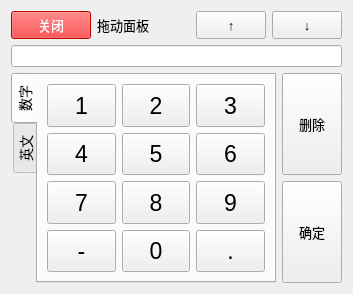
<?xml version="1.0" encoding="UTF-8"?>
<ui version="4.0">
 <class>MyInputPanelForm</class>
 <widget class="QWidget" name="MyInputPanelForm">
  <property name="geometry">
   <rect>
    <x>0</x>
    <y>0</y>
    <width>353</width>
    <height>294</height>
   </rect>
  </property>
  <property name="maximumSize">
   <size>
    <width>353</width>
    <height>294</height>
   </size>
  </property>
  <property name="windowTitle">
   <string>Input Panel</string>
  </property>
  <layout class="QGridLayout" name="gridLayout_3">
   <item row="0" column="0">
    <layout class="QHBoxLayout" name="horizontalLayout">
     <item>
      <widget class="QPushButton" name="closeButton">
       <property name="sizePolicy">
        <sizepolicy hsizetype="Preferred" vsizetype="Minimum">
         <horstretch>0</horstretch>
         <verstretch>0</verstretch>
        </sizepolicy>
       </property>
       <property name="font">
        <font>
         <pointsize>10</pointsize>
        </font>
       </property>
       <property name="focusPolicy">
        <enum>Qt::NoFocus</enum>
       </property>
       <property name="styleSheet">
        <string notr="true">color: white;
background: red;</string>
       </property>
       <property name="text">
        <string>关闭</string>
       </property>
      </widget>
     </item>
     <item>
      <widget class="QLabelMove" name="labelMove">
       <property name="font">
        <font>
         <pointsize>10</pointsize>
        </font>
       </property>
       <property name="text">
        <string>拖动面板</string>
       </property>
      </widget>
     </item>
     <item>
      <widget class="QLabel" name="labelChar">
       <property name="sizePolicy">
        <sizepolicy hsizetype="Preferred" vsizetype="Preferred">
         <horstretch>0</horstretch>
         <verstretch>0</verstretch>
        </sizepolicy>
       </property>
       <property name="minimumSize">
        <size>
         <width>32</width>
         <height>0</height>
        </size>
       </property>
       <property name="font">
        <font>
         <pointsize>17</pointsize>
         <weight>75</weight>
         <bold>true</bold>
        </font>
       </property>
       <property name="autoFillBackground">
        <bool>false</bool>
       </property>
       <property name="text">
        <string/>
       </property>
       <property name="alignment">
        <set>Qt::AlignCenter</set>
       </property>
      </widget>
     </item>
     <item>
      <widget class="QPushButton" name="panelButton_up">
       <property name="sizePolicy">
        <sizepolicy hsizetype="Preferred" vsizetype="Preferred">
         <horstretch>0</horstretch>
         <verstretch>0</verstretch>
        </sizepolicy>
       </property>
       <property name="minimumSize">
        <size>
         <width>70</width>
         <height>0</height>
        </size>
       </property>
       <property name="maximumSize">
        <size>
         <width>70</width>
         <height>16777215</height>
        </size>
       </property>
       <property name="font">
        <font>
         <pointsize>10</pointsize>
        </font>
       </property>
       <property name="focusPolicy">
        <enum>Qt::NoFocus</enum>
       </property>
       <property name="text">
        <string>↑</string>
       </property>
      </widget>
     </item>
     <item>
      <widget class="QPushButton" name="panelButton_down">
       <property name="sizePolicy">
        <sizepolicy hsizetype="Preferred" vsizetype="Preferred">
         <horstretch>0</horstretch>
         <verstretch>0</verstretch>
        </sizepolicy>
       </property>
       <property name="minimumSize">
        <size>
         <width>70</width>
         <height>0</height>
        </size>
       </property>
       <property name="maximumSize">
        <size>
         <width>70</width>
         <height>16777215</height>
        </size>
       </property>
       <property name="font">
        <font>
         <pointsize>10</pointsize>
        </font>
       </property>
       <property name="focusPolicy">
        <enum>Qt::NoFocus</enum>
       </property>
       <property name="text">
        <string>↓</string>
       </property>
      </widget>
     </item>
    </layout>
   </item>
   <item row="1" column="0">
    <widget class="QLineEdit" name="lineEdit">
     <property name="enabled">
      <bool>true</bool>
     </property>
     <property name="font">
      <font>
       <weight>75</weight>
       <bold>true</bold>
      </font>
     </property>
     <property name="focusPolicy">
      <enum>Qt::NoFocus</enum>
     </property>
     <property name="readOnly">
      <bool>true</bool>
     </property>
    </widget>
   </item>
   <item row="2" column="0">
    <layout class="QHBoxLayout" name="horizontalLayout_2">
     <item>
      <widget class="QTabWidget" name="tabWidget">
       <property name="font">
        <font>
         <pointsize>10</pointsize>
        </font>
       </property>
       <property name="focusPolicy">
        <enum>Qt::NoFocus</enum>
       </property>
       <property name="layoutDirection">
        <enum>Qt::LeftToRight</enum>
       </property>
       <property name="tabPosition">
        <enum>QTabWidget::West</enum>
       </property>
       <property name="tabShape">
        <enum>QTabWidget::Rounded</enum>
       </property>
       <property name="currentIndex">
        <number>0</number>
       </property>
       <widget class="QWidget" name="tab_num">
        <attribute name="title">
         <string>数字</string>
        </attribute>
        <layout class="QVBoxLayout" name="verticalLayout">
         <item>
          <layout class="QGridLayout" name="gridLayout">
           <item row="1" column="0">
            <widget class="QPushButton" name="panelButton_4">
             <property name="sizePolicy">
              <sizepolicy hsizetype="Minimum" vsizetype="Minimum">
               <horstretch>0</horstretch>
               <verstretch>0</verstretch>
              </sizepolicy>
             </property>
             <property name="minimumSize">
              <size>
               <width>45</width>
               <height>40</height>
              </size>
             </property>
             <property name="font">
              <font>
               <pointsize>17</pointsize>
              </font>
             </property>
             <property name="focusPolicy">
              <enum>Qt::NoFocus</enum>
             </property>
             <property name="text">
              <string>4</string>
             </property>
            </widget>
           </item>
           <item row="2" column="0">
            <widget class="QPushButton" name="panelButton_7">
             <property name="sizePolicy">
              <sizepolicy hsizetype="Minimum" vsizetype="Minimum">
               <horstretch>0</horstretch>
               <verstretch>0</verstretch>
              </sizepolicy>
             </property>
             <property name="minimumSize">
              <size>
               <width>45</width>
               <height>40</height>
              </size>
             </property>
             <property name="font">
              <font>
               <pointsize>17</pointsize>
              </font>
             </property>
             <property name="focusPolicy">
              <enum>Qt::NoFocus</enum>
             </property>
             <property name="text">
              <string>7</string>
             </property>
            </widget>
           </item>
           <item row="0" column="2">
            <widget class="QPushButton" name="panelButton_3">
             <property name="sizePolicy">
              <sizepolicy hsizetype="Minimum" vsizetype="Minimum">
               <horstretch>0</horstretch>
               <verstretch>0</verstretch>
              </sizepolicy>
             </property>
             <property name="minimumSize">
              <size>
               <width>45</width>
               <height>40</height>
              </size>
             </property>
             <property name="font">
              <font>
               <pointsize>17</pointsize>
              </font>
             </property>
             <property name="focusPolicy">
              <enum>Qt::NoFocus</enum>
             </property>
             <property name="text">
              <string>3</string>
             </property>
            </widget>
           </item>
           <item row="3" column="2">
            <widget class="QPushButton" name="panelButton_dot">
             <property name="sizePolicy">
              <sizepolicy hsizetype="Minimum" vsizetype="Minimum">
               <horstretch>0</horstretch>
               <verstretch>0</verstretch>
              </sizepolicy>
             </property>
             <property name="minimumSize">
              <size>
               <width>45</width>
               <height>40</height>
              </size>
             </property>
             <property name="font">
              <font>
               <pointsize>17</pointsize>
              </font>
             </property>
             <property name="focusPolicy">
              <enum>Qt::NoFocus</enum>
             </property>
             <property name="text">
              <string>.</string>
             </property>
            </widget>
           </item>
           <item row="3" column="1">
            <widget class="QPushButton" name="panelButton_0">
             <property name="sizePolicy">
              <sizepolicy hsizetype="Minimum" vsizetype="Minimum">
               <horstretch>0</horstretch>
               <verstretch>0</verstretch>
              </sizepolicy>
             </property>
             <property name="minimumSize">
              <size>
               <width>45</width>
               <height>40</height>
              </size>
             </property>
             <property name="font">
              <font>
               <pointsize>17</pointsize>
              </font>
             </property>
             <property name="focusPolicy">
              <enum>Qt::NoFocus</enum>
             </property>
             <property name="text">
              <string>0</string>
             </property>
            </widget>
           </item>
           <item row="1" column="2">
            <widget class="QPushButton" name="panelButton_6">
             <property name="sizePolicy">
              <sizepolicy hsizetype="Minimum" vsizetype="Minimum">
               <horstretch>0</horstretch>
               <verstretch>0</verstretch>
              </sizepolicy>
             </property>
             <property name="minimumSize">
              <size>
               <width>45</width>
               <height>40</height>
              </size>
             </property>
             <property name="font">
              <font>
               <pointsize>17</pointsize>
              </font>
             </property>
             <property name="focusPolicy">
              <enum>Qt::NoFocus</enum>
             </property>
             <property name="text">
              <string>6</string>
             </property>
            </widget>
           </item>
           <item row="2" column="1">
            <widget class="QPushButton" name="panelButton_8">
             <property name="sizePolicy">
              <sizepolicy hsizetype="Minimum" vsizetype="Minimum">
               <horstretch>0</horstretch>
               <verstretch>0</verstretch>
              </sizepolicy>
             </property>
             <property name="minimumSize">
              <size>
               <width>45</width>
               <height>40</height>
              </size>
             </property>
             <property name="font">
              <font>
               <pointsize>17</pointsize>
              </font>
             </property>
             <property name="focusPolicy">
              <enum>Qt::NoFocus</enum>
             </property>
             <property name="text">
              <string>8</string>
             </property>
            </widget>
           </item>
           <item row="1" column="1">
            <widget class="QPushButton" name="panelButton_5">
             <property name="sizePolicy">
              <sizepolicy hsizetype="Minimum" vsizetype="Minimum">
               <horstretch>0</horstretch>
               <verstretch>0</verstretch>
              </sizepolicy>
             </property>
             <property name="minimumSize">
              <size>
               <width>45</width>
               <height>40</height>
              </size>
             </property>
             <property name="font">
              <font>
               <pointsize>17</pointsize>
              </font>
             </property>
             <property name="focusPolicy">
              <enum>Qt::NoFocus</enum>
             </property>
             <property name="text">
              <string>5</string>
             </property>
            </widget>
           </item>
           <item row="2" column="2">
            <widget class="QPushButton" name="panelButton_9">
             <property name="sizePolicy">
              <sizepolicy hsizetype="Minimum" vsizetype="Minimum">
               <horstretch>0</horstretch>
               <verstretch>0</verstretch>
              </sizepolicy>
             </property>
             <property name="minimumSize">
              <size>
               <width>45</width>
               <height>40</height>
              </size>
             </property>
             <property name="font">
              <font>
               <pointsize>17</pointsize>
              </font>
             </property>
             <property name="focusPolicy">
              <enum>Qt::NoFocus</enum>
             </property>
             <property name="text">
              <string>9</string>
             </property>
            </widget>
           </item>
           <item row="0" column="1">
            <widget class="QPushButton" name="panelButton_2">
             <property name="sizePolicy">
              <sizepolicy hsizetype="Minimum" vsizetype="Minimum">
               <horstretch>0</horstretch>
               <verstretch>0</verstretch>
              </sizepolicy>
             </property>
             <property name="minimumSize">
              <size>
               <width>45</width>
               <height>40</height>
              </size>
             </property>
             <property name="font">
              <font>
               <pointsize>17</pointsize>
              </font>
             </property>
             <property name="focusPolicy">
              <enum>Qt::NoFocus</enum>
             </property>
             <property name="text">
              <string>2</string>
             </property>
            </widget>
           </item>
           <item row="0" column="0">
            <widget class="QPushButton" name="panelButton_1">
             <property name="sizePolicy">
              <sizepolicy hsizetype="Minimum" vsizetype="Minimum">
               <horstretch>0</horstretch>
               <verstretch>0</verstretch>
              </sizepolicy>
             </property>
             <property name="minimumSize">
              <size>
               <width>45</width>
               <height>40</height>
              </size>
             </property>
             <property name="font">
              <font>
               <pointsize>17</pointsize>
              </font>
             </property>
             <property name="focusPolicy">
              <enum>Qt::NoFocus</enum>
             </property>
             <property name="text">
              <string>1</string>
             </property>
            </widget>
           </item>
           <item row="3" column="0">
            <widget class="QPushButton" name="panelButton_minus">
             <property name="sizePolicy">
              <sizepolicy hsizetype="Minimum" vsizetype="Minimum">
               <horstretch>0</horstretch>
               <verstretch>0</verstretch>
              </sizepolicy>
             </property>
             <property name="minimumSize">
              <size>
               <width>45</width>
               <height>40</height>
              </size>
             </property>
             <property name="font">
              <font>
               <pointsize>17</pointsize>
              </font>
             </property>
             <property name="focusPolicy">
              <enum>Qt::NoFocus</enum>
             </property>
             <property name="text">
              <string>-</string>
             </property>
            </widget>
           </item>
          </layout>
         </item>
        </layout>
       </widget>
       <widget class="QWidget" name="tab_en">
        <attribute name="title">
         <string>英文</string>
        </attribute>
        <layout class="QVBoxLayout" name="verticalLayout_3">
         <item>
          <layout class="QGridLayout" name="gridLayout_2">
           <item row="2" column="2">
            <widget class="QPushButton" name="panelButton_en_wxyz">
             <property name="sizePolicy">
              <sizepolicy hsizetype="Minimum" vsizetype="Minimum">
               <horstretch>0</horstretch>
               <verstretch>0</verstretch>
              </sizepolicy>
             </property>
             <property name="minimumSize">
              <size>
               <width>45</width>
               <height>40</height>
              </size>
             </property>
             <property name="font">
              <font>
               <pointsize>13</pointsize>
              </font>
             </property>
             <property name="focusPolicy">
              <enum>Qt::NoFocus</enum>
             </property>
             <property name="text">
              <string>wxyz</string>
             </property>
            </widget>
           </item>
           <item row="0" column="2">
            <widget class="QPushButton" name="panelButton_en_def">
             <property name="sizePolicy">
              <sizepolicy hsizetype="Minimum" vsizetype="Minimum">
               <horstretch>0</horstretch>
               <verstretch>0</verstretch>
              </sizepolicy>
             </property>
             <property name="minimumSize">
              <size>
               <width>45</width>
               <height>40</height>
              </size>
             </property>
             <property name="font">
              <font>
               <pointsize>14</pointsize>
              </font>
             </property>
             <property name="focusPolicy">
              <enum>Qt::NoFocus</enum>
             </property>
             <property name="text">
              <string>def</string>
             </property>
            </widget>
           </item>
           <item row="3" column="2">
            <widget class="QPushButton" name="panelButton_en_sharp">
             <property name="sizePolicy">
              <sizepolicy hsizetype="Minimum" vsizetype="Minimum">
               <horstretch>0</horstretch>
               <verstretch>0</verstretch>
              </sizepolicy>
             </property>
             <property name="minimumSize">
              <size>
               <width>45</width>
               <height>40</height>
              </size>
             </property>
             <property name="font">
              <font>
               <pointsize>13</pointsize>
              </font>
             </property>
             <property name="focusPolicy">
              <enum>Qt::NoFocus</enum>
             </property>
             <property name="text">
              <string>#</string>
             </property>
            </widget>
           </item>
           <item row="3" column="0">
            <widget class="QPushButton" name="panelButton_en_star">
             <property name="sizePolicy">
              <sizepolicy hsizetype="Minimum" vsizetype="Minimum">
               <horstretch>0</horstretch>
               <verstretch>0</verstretch>
              </sizepolicy>
             </property>
             <property name="minimumSize">
              <size>
               <width>45</width>
               <height>40</height>
              </size>
             </property>
             <property name="font">
              <font>
               <pointsize>13</pointsize>
              </font>
             </property>
             <property name="focusPolicy">
              <enum>Qt::NoFocus</enum>
             </property>
             <property name="text">
              <string>*</string>
             </property>
            </widget>
           </item>
           <item row="1" column="1">
            <widget class="QPushButton" name="panelButton_en_jkl">
             <property name="sizePolicy">
              <sizepolicy hsizetype="Minimum" vsizetype="Minimum">
               <horstretch>0</horstretch>
               <verstretch>0</verstretch>
              </sizepolicy>
             </property>
             <property name="minimumSize">
              <size>
               <width>45</width>
               <height>40</height>
              </size>
             </property>
             <property name="font">
              <font>
               <pointsize>13</pointsize>
              </font>
             </property>
             <property name="focusPolicy">
              <enum>Qt::NoFocus</enum>
             </property>
             <property name="text">
              <string>jkl</string>
             </property>
            </widget>
           </item>
           <item row="1" column="2">
            <widget class="QPushButton" name="panelButton_en_mno">
             <property name="sizePolicy">
              <sizepolicy hsizetype="Minimum" vsizetype="Minimum">
               <horstretch>0</horstretch>
               <verstretch>0</verstretch>
              </sizepolicy>
             </property>
             <property name="minimumSize">
              <size>
               <width>45</width>
               <height>40</height>
              </size>
             </property>
             <property name="font">
              <font>
               <pointsize>13</pointsize>
              </font>
             </property>
             <property name="focusPolicy">
              <enum>Qt::NoFocus</enum>
             </property>
             <property name="text">
              <string>mno</string>
             </property>
            </widget>
           </item>
           <item row="3" column="1">
            <widget class="QPushButton" name="panelButton_en_space">
             <property name="sizePolicy">
              <sizepolicy hsizetype="Minimum" vsizetype="Minimum">
               <horstretch>0</horstretch>
               <verstretch>0</verstretch>
              </sizepolicy>
             </property>
             <property name="minimumSize">
              <size>
               <width>45</width>
               <height>40</height>
              </size>
             </property>
             <property name="font">
              <font>
               <pointsize>13</pointsize>
              </font>
             </property>
             <property name="focusPolicy">
              <enum>Qt::NoFocus</enum>
             </property>
             <property name="text">
              <string>Space</string>
             </property>
            </widget>
           </item>
           <item row="2" column="1">
            <widget class="QPushButton" name="panelButton_en_tuv">
             <property name="sizePolicy">
              <sizepolicy hsizetype="Minimum" vsizetype="Minimum">
               <horstretch>0</horstretch>
               <verstretch>0</verstretch>
              </sizepolicy>
             </property>
             <property name="minimumSize">
              <size>
               <width>45</width>
               <height>40</height>
              </size>
             </property>
             <property name="font">
              <font>
               <pointsize>13</pointsize>
              </font>
             </property>
             <property name="focusPolicy">
              <enum>Qt::NoFocus</enum>
             </property>
             <property name="text">
              <string>tuv</string>
             </property>
            </widget>
           </item>
           <item row="1" column="0">
            <widget class="QPushButton" name="panelButton_en_ghi">
             <property name="sizePolicy">
              <sizepolicy hsizetype="Minimum" vsizetype="Minimum">
               <horstretch>0</horstretch>
               <verstretch>0</verstretch>
              </sizepolicy>
             </property>
             <property name="minimumSize">
              <size>
               <width>45</width>
               <height>40</height>
              </size>
             </property>
             <property name="font">
              <font>
               <pointsize>13</pointsize>
              </font>
             </property>
             <property name="focusPolicy">
              <enum>Qt::NoFocus</enum>
             </property>
             <property name="text">
              <string>ghi</string>
             </property>
            </widget>
           </item>
           <item row="0" column="1">
            <widget class="QPushButton" name="panelButton_en_abc">
             <property name="sizePolicy">
              <sizepolicy hsizetype="Minimum" vsizetype="Minimum">
               <horstretch>0</horstretch>
               <verstretch>0</verstretch>
              </sizepolicy>
             </property>
             <property name="minimumSize">
              <size>
               <width>45</width>
               <height>40</height>
              </size>
             </property>
             <property name="font">
              <font>
               <pointsize>13</pointsize>
              </font>
             </property>
             <property name="focusPolicy">
              <enum>Qt::NoFocus</enum>
             </property>
             <property name="text">
              <string>abc</string>
             </property>
            </widget>
           </item>
           <item row="2" column="0">
            <widget class="QPushButton" name="panelButton_en_pqrs">
             <property name="sizePolicy">
              <sizepolicy hsizetype="Minimum" vsizetype="Minimum">
               <horstretch>0</horstretch>
               <verstretch>0</verstretch>
              </sizepolicy>
             </property>
             <property name="minimumSize">
              <size>
               <width>45</width>
               <height>40</height>
              </size>
             </property>
             <property name="font">
              <font>
               <pointsize>13</pointsize>
              </font>
             </property>
             <property name="focusPolicy">
              <enum>Qt::NoFocus</enum>
             </property>
             <property name="text">
              <string>pqrs</string>
             </property>
            </widget>
           </item>
           <item row="0" column="0">
            <widget class="QPushButton" name="panelButton_en_shift">
             <property name="sizePolicy">
              <sizepolicy hsizetype="Minimum" vsizetype="Minimum">
               <horstretch>0</horstretch>
               <verstretch>0</verstretch>
              </sizepolicy>
             </property>
             <property name="minimumSize">
              <size>
               <width>45</width>
               <height>40</height>
              </size>
             </property>
             <property name="font">
              <font>
               <pointsize>13</pointsize>
              </font>
             </property>
             <property name="focusPolicy">
              <enum>Qt::NoFocus</enum>
             </property>
             <property name="text">
              <string>Shift</string>
             </property>
            </widget>
           </item>
          </layout>
         </item>
        </layout>
       </widget>
      </widget>
     </item>
     <item>
      <layout class="QVBoxLayout" name="verticalLayout_2">
       <item>
        <widget class="QPushButton" name="panelButton_backspace">
         <property name="sizePolicy">
          <sizepolicy hsizetype="Fixed" vsizetype="Preferred">
           <horstretch>0</horstretch>
           <verstretch>0</verstretch>
          </sizepolicy>
         </property>
         <property name="minimumSize">
          <size>
           <width>60</width>
           <height>0</height>
          </size>
         </property>
         <property name="maximumSize">
          <size>
           <width>60</width>
           <height>16777215</height>
          </size>
         </property>
         <property name="font">
          <font>
           <pointsize>10</pointsize>
          </font>
         </property>
         <property name="focusPolicy">
          <enum>Qt::NoFocus</enum>
         </property>
         <property name="text">
          <string>删除</string>
         </property>
        </widget>
       </item>
       <item>
        <widget class="QPushButton" name="panelButton_enter">
         <property name="sizePolicy">
          <sizepolicy hsizetype="Fixed" vsizetype="Preferred">
           <horstretch>0</horstretch>
           <verstretch>0</verstretch>
          </sizepolicy>
         </property>
         <property name="minimumSize">
          <size>
           <width>60</width>
           <height>0</height>
          </size>
         </property>
         <property name="maximumSize">
          <size>
           <width>60</width>
           <height>16777215</height>
          </size>
         </property>
         <property name="font">
          <font>
           <pointsize>10</pointsize>
          </font>
         </property>
         <property name="focusPolicy">
          <enum>Qt::NoFocus</enum>
         </property>
         <property name="text">
          <string>确定</string>
         </property>
        </widget>
       </item>
      </layout>
     </item>
    </layout>
   </item>
  </layout>
 </widget>
 <customwidgets>
  <customwidget>
   <class>QLabelMove</class>
   <extends>QLabel</extends>
   <header>widgets/qlabelmove.h</header>
  </customwidget>
 </customwidgets>
 <resources/>
 <connections/>
</ui>
